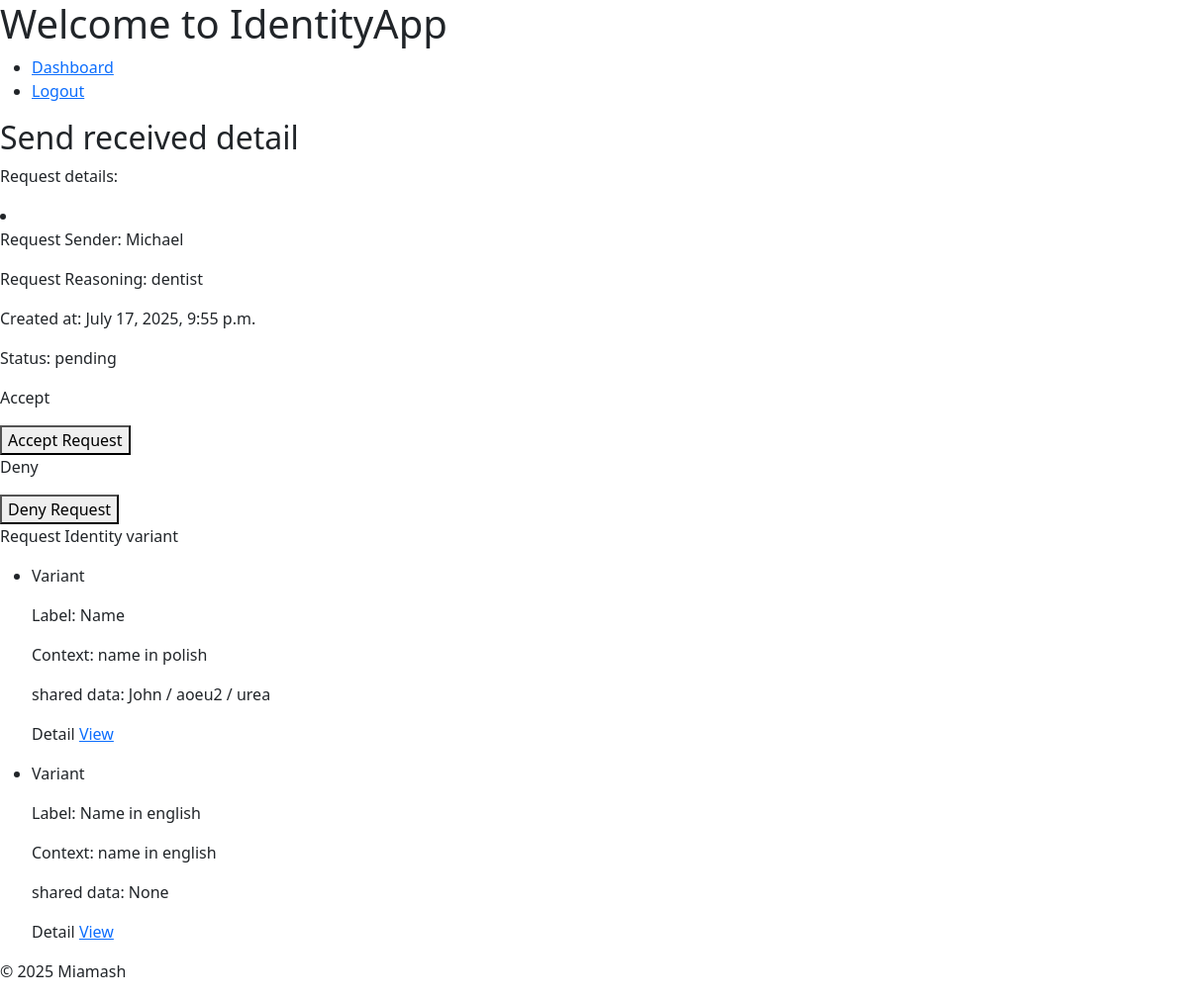
Page /request/receive/4/ (signed in) on the earlier database version.
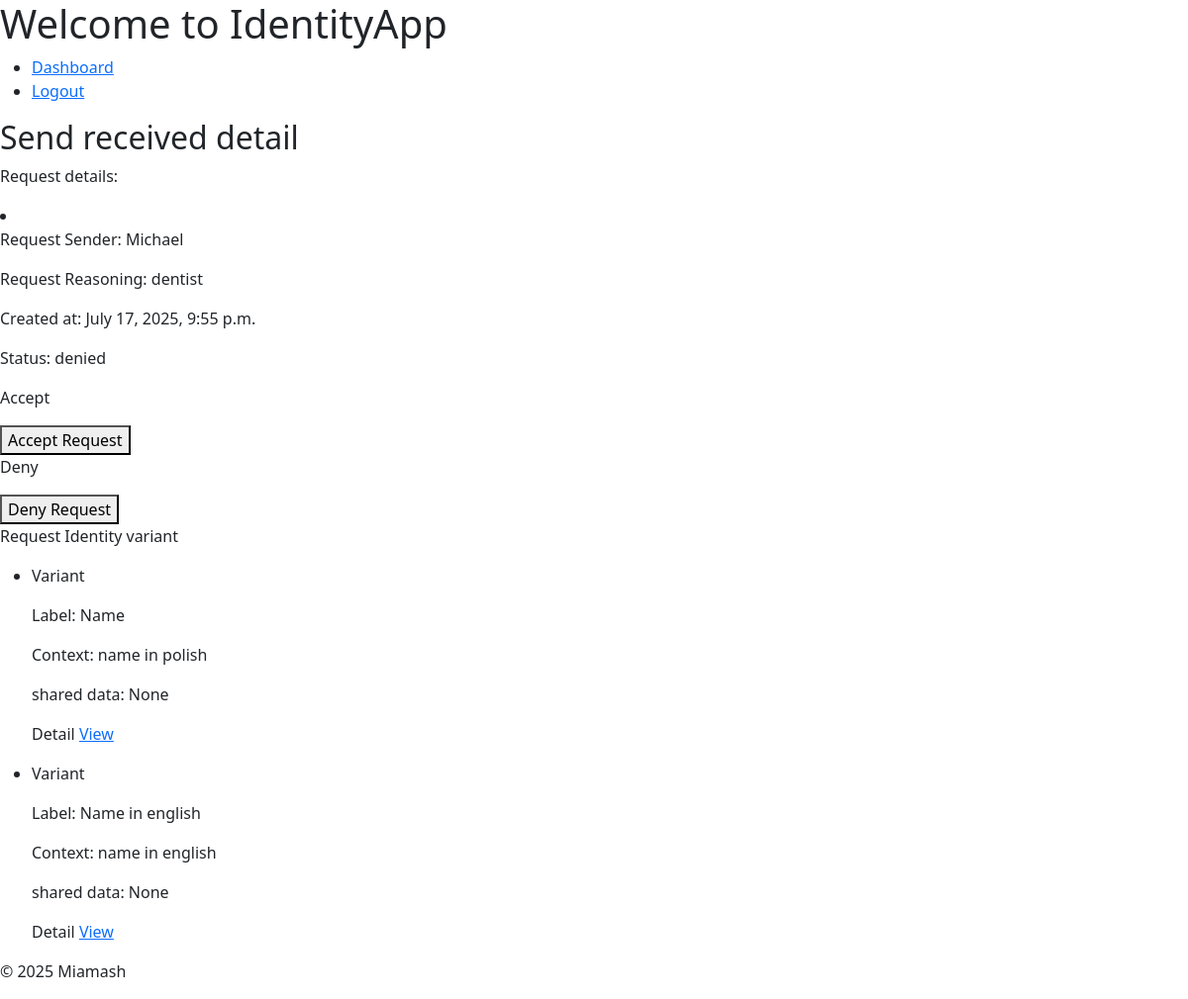
Same page on the later database version.
### core/models.py (models this page shows, shortened)
class Request(models.Model):
    sender = models.ForeignKey(User, on_delete=models.CASCADE, related_name='requests_sent')
    receiver = models.ForeignKey(User, on_delete=models.CASCADE, related_name='requests_received')
    request_reasoning = models.TextField(blank=True)
    created_at = models.DateTimeField(auto_now_add=True)
    class Status(models.TextChoices):
        PENDING = 'pending', 'Pending'
        ACCEPTED = 'accepted', 'Accepted'
        DENIED = 'denied', 'Denied'
    status = models.CharField(max_length=10, choices=Status.choices, default=Status.PENDING)

class RequestIdentityVariant(models.Model):
    request = models.ForeignKey(Request, on_delete=models.CASCADE, related_name='request_identity_variants')
    label = models.CharField(max_length=50)
    context = models.TextField(blank=True)
    profile_link = models.ForeignKey(ProfileIdentityVariant,null=True, blank=True, on_delete=models.SET_NULL)

class ProfileIdentityVariant(models.Model):
    user = models.ForeignKey(User, on_delete=models.CASCADE, related_name='identity_variants')
    label = models.CharField(max_length=50)
    context = models.TextField(blank=True)
    variant = models.CharField(max_length=100)
    def __str__(self):
        return f"{self.user.username} / {self.label} / {self.variant}"

### web/views.py (the view)
# urls.py: path('request/receive/<int:pk>/', RequestReceiveDetailView.as_view(), name='request-receive-detail'),
class RequestReceiveDetailView(RequestReceiverPermissionMixin, DetailView):
    template_name = 'web/private/request_receive_detail.html'
    context_object_name = 'receive_request'
    def get_context_data(self, **kwargs):
        context = super().get_context_data(**kwargs)
        requestObject = self.get_object() # Request as model, not django request object
        context['request_identity_variants'] = requestObject.request_identity_variants.all() # type: ignore
        return context

### web/permissions.py (called while the page is built)
    def get_queryset(self):
        return self.model.objects.filter(receiver=self.request.user) # type: ignore

### web/templates/web/private/request_receive_detail.html (shortened to what this page needs)
{% extends "web/private/base.html" %}
{% block content %}
<h2> Send received   detail </h2>
<p> Request details: </p>
<li>
    <p>Request Sender: {{ receive_request.sender }}</p>
    <p>Request Reasoning: {{ receive_request.request_reasoning }}</p>
    <p>Created at: {{ receive_request.created_at }}</p>
    <p>Status: {{ receive_request.status }}</p>
</li>
<p>Accept </p>
<span>
    <form method="POST" action="{% url 'request-receive-accept' receive_request.id %}">
        <button type="submit"
                onclick="return confirm('Are you sure you want to accept this request?');">
            Accept Request
        </button>
    </form>
</span>
<p>Deny</p>
<span>
    <form method="POST" action="{% url 'request-receive-deny' receive_request.id %}">
        <button type="submit"
                onclick="return confirm('Are you sure you want to deny this request?');">
            Deny Request
        </button>
    </form>
</span>
<p> Request Identity variant </p>
<ul>
    {% for variant in request_identity_variants %}
        <li>
            <p>Variant</p>
            <p>Label: {{ variant.label }}</p>
            <p>Context: {{ variant.context }}</p>
            <p>shared data: {{variant.profile_link}}</p>
            <p>Detail <a href="{% url 'request-receive-request-identity-variant-detail' variant.request.id variant.id %}">View</a></p>
        </li>
    {% endfor %}
</ul>
{% endblock %}

Differences in the rows shown:
changed Request "dentist": status "pending" → "denied"
changed RequestIdentityVariant "Name": profile_link "John / aoeu2 / urea" → "None"
